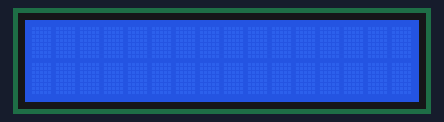
Recording of a sketch running on a simulated Arduino Uno, built with avr-gcc and run on an emulated ATmega328P. Parts: 16×2 character LCD.

Above: at 0.1 s.
At 0.6 s:
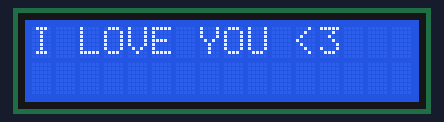

The sketch:

LCD1.ino
```cpp
#include <LiquidCrystal.h>

LiquidCrystal lcd (2, 3, 4, 5, 6, 7);   // LCD핀과 라이브러리 초기화

void setup() {
  lcd.begin(16, 2);             // 16x2 문자형 LCD 사용
  lcd.print ("I LOVE YOU <3");  // 문자열 출력
}

void loop() {
  lcd.noDisplay ();     // 표시 끄기
  delay(500);           // 500ms 지연

  lcd.display ();       // 표시 켜기
  delay(500);           // 500ms 지연
}
```

Measured:
- what the display in image 1 shows lasts 0.5 s, from 0.6 s to 1.1 s
